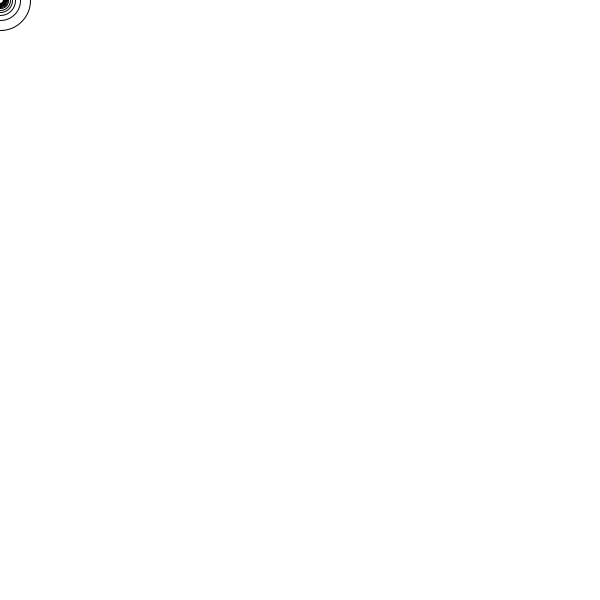
Frame 1 (no input)
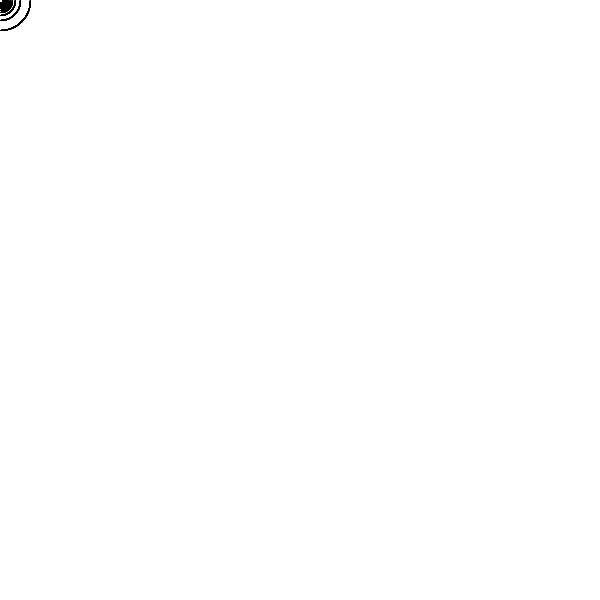
Frame 60 (the mouse pressed at the canvas centre just before this capture)
Frame 120 (the mouse held since frame 60 and released just before this capture): identical to frame 60, image omitted

The Processing sketch that drew these frames (run headless with seeded random() and noise(); from frame 60 on, the mouse is pressed at the canvas centre):

// Processing sketch: processing_39129
// ── processing_39129.pde

/**********************************************************************
 *
 *          Title:  Draw Tool 1
 *         Author:  Terence Caulkins
 *
 *    Description:  Drawing tool created for Processing class @ 3rd Ward.
 *                  Click and hold mouse button to turn on the eraser
 *                  Hit Space to erase entire screen 
 *
 *           Date:  9/25/2011
 *
 **********************************************************************/
 
 void setup() {
  size(600, 600);
  smooth();
  background(255);
}
void draw() {
  noFill();
  if (keyPressed) {
    if (key == ' ') {
      background(255);
    }
  }
  if (mousePressed) {
    fill(255);
    noStroke();
    for (float div=10.; div<100.; div+=5.) {
      ellipse(mouseX, mouseY, width/div, height/div);
    }
  }
  else {
    noFill();
    stroke(0);
    for (float div=10.; div<100.; div+=5.) {
      ellipse(mouseX, mouseY, width/div, height/div);
    }
  }
}
